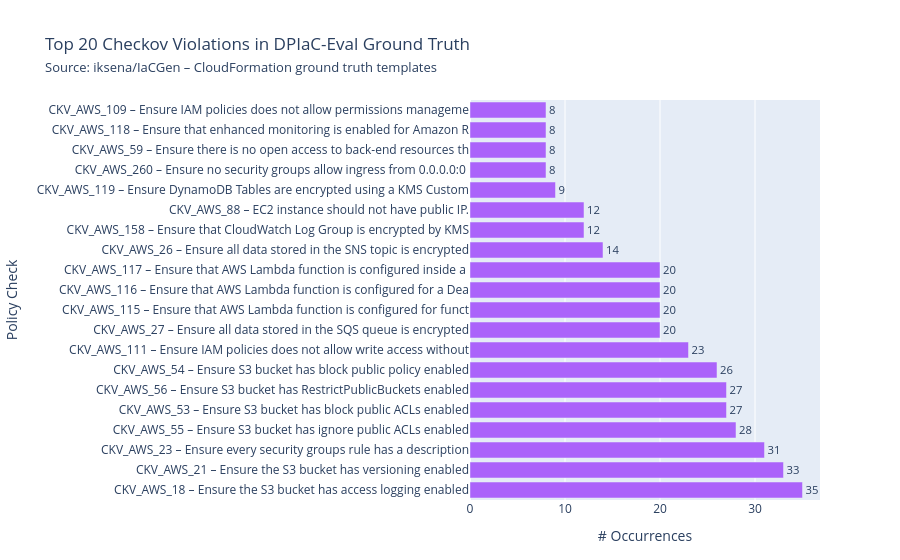

Write notebook code for a chart like this one.
### Code cell
all_ckv_viols = []
for vj in df_checkov['violations_json']:
    try: all_ckv_viols.extend(json.loads(vj))
    except: pass

df_ckv_viol = pd.DataFrame(all_ckv_viols)

ckv_top20 = (
    df_ckv_viol.groupby(['check_id', 'check_title'])
    .size().reset_index(name='count')
    .sort_values('count', ascending=False)
).head(20)

ckv_top20['label'] = ckv_top20.apply(
    lambda r: f"{r['check_id']} – {str(r['check_title'])[:55]}", axis=1
)

fig_ckv1 = go.Figure(go.Bar(
    x=ckv_top20['count'],
    y=ckv_top20['label'],
    orientation='h',
    text=ckv_top20['count'],
    textposition='outside',
    cliponaxis=False,
    marker_color='#AB63FA',
))
fig_ckv1.update_layout(
    title="Top 20 Checkov Violations in DPIaC-Eval Ground Truth<br>"
          "<span style='font-size:13px;font-weight:normal;'>"
          "Source: iksena/IaCGen – CloudFormation ground truth templates</span>",
    xaxis_title='# Occurrences',
    yaxis_title='Policy Check',
    margin=dict(l=440, r=80, t=100, b=60),
    height=650,
)
fig_ckv1.write_image(str(OUTPUT_DIR / 'fig5_checkov_top20.png'), scale=2)
fig_ckv1.show()
ckv_top20.to_csv(OUTPUT_DIR / 'checkov_top20_violations.csv', index=False)

### Figure 1 — Plotly figure (JSON) as saved in the notebook; plotly's stock layout.template omitted (floating-point values rounded to 4 significant figures)
{"data": [{"cliponaxis": false, "marker": {"color": "#AB63FA"}, "orientation": "h", "text": [35.0, 33.0, 31.0, 28.0, 27.0, 27.0, 26.0, 23.0, 20.0, 20.0, 20.0, 20.0, 14.0, 12.0, 12.0, 9.0, 8.0, 8.0, 8.0, 8.0], "textposition": "outside", "type": "bar", "x": [35, 33, 31, 28, 27, 27, 26, 23, 20, 20, 20, 20, 14, 12, 12, 9, 8, 8, 8, 8], "y": ["CKV_AWS_18 – Ensure the S3 bucket has access logging enabled", "CKV_AWS_21 – Ensure the S3 bucket has versioning enabled", "CKV_AWS_23 – Ensure every security groups rule has a description", "CKV_AWS_55 – Ensure S3 bucket has ignore public ACLs enabled", "CKV_AWS_53 – Ensure S3 bucket has block public ACLs enabled", "CKV_AWS_56 – Ensure S3 bucket has RestrictPublicBuckets enabled", "CKV_AWS_54 – Ensure S3 bucket has block public policy enabled", "CKV_AWS_111 – Ensure IAM policies does not allow write access without", "CKV_AWS_27 – Ensure all data stored in the SQS queue is encrypted", "CKV_AWS_115 – Ensure that AWS Lambda function is configured for funct", "CKV_AWS_116 – Ensure that AWS Lambda function is configured for a Dea", "CKV_AWS_117 – Ensure that AWS Lambda function is configured inside a ", "CKV_AWS_26 – Ensure all data stored in the SNS topic is encrypted", "CKV_AWS_158 – Ensure that CloudWatch Log Group is encrypted by KMS", "CKV_AWS_88 – EC2 instance should not have public IP.", "CKV_AWS_119 – Ensure DynamoDB Tables are encrypted using a KMS Custom", "CKV_AWS_260 – Ensure no security groups allow ingress from 0.0.0.0:0 ", "CKV_AWS_59 – Ensure there is no open access to back-end resources th", "CKV_AWS_118 – Ensure that enhanced monitoring is enabled for Amazon R", "CKV_AWS_109 – Ensure IAM policies does not allow permissions manageme"]}], "layout": {"autosize": true, "margin": {"b": 60, "l": 440, "r": 80, "t": 100}, "title": {"text": "Top 20 Checkov Violations in DPIaC-Eval Ground Truth<br><span style='font-size:13px;font-weight:normal;'>Source: iksena/IaCGen – CloudFormation ground truth templates</span>"}, "xaxis": {"autorange": true, "range": [0, 36.84], "title": {"text": "# Occurrences"}, "type": "linear"}, "yaxis": {"autorange": true, "range": [-0.5, 19.5], "title": {"text": "Policy Check"}, "type": "category"}}}
